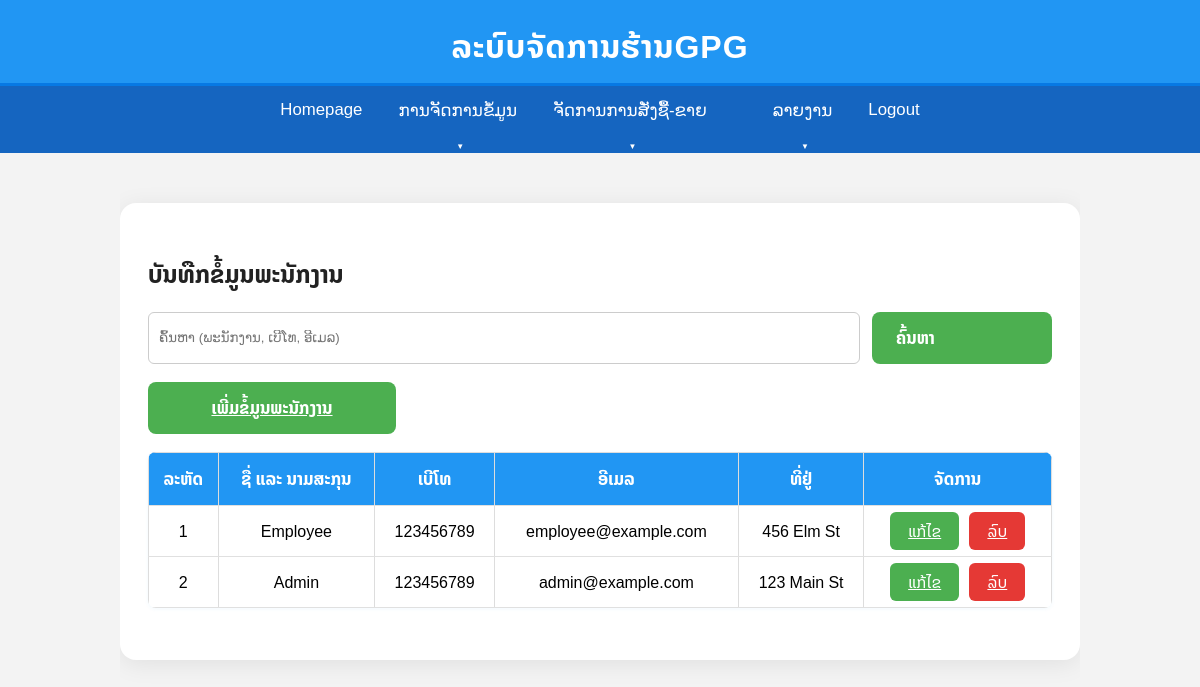
/staff_data.php, run on the app's committed database.
### tables this page shows
CREATE TABLE Employee (
    emp_id INT AUTO_INCREMENT PRIMARY KEY,
    emp_name VARCHAR(255) NOT NULL,
    tel VARCHAR(20),
    password VARCHAR(255) NOT NULL,
    email VARCHAR(255) UNIQUE,
    address TEXT,
    role ENUM('admin', 'employee') NOT NULL DEFAULT 'employee'
);

### staff_data.php (the view, shortened to what this page needs)
<?php
include 'db/connection.php';
$search = isset($_GET['search']) ? $_GET['search'] : '';
$staffList = [];
$sql = "SELECT emp_id, emp_name, tel, email, address FROM Employee WHERE emp_name LIKE CONCAT('%',?,'%') OR tel LIKE CONCAT('%',?,'%') OR email LIKE CONCAT('%',?,'%') ORDER BY emp_id DESC";
$stmt = $conn->prepare($sql);
$stmt->bind_param('sss', $search, $search, $search);
$stmt->execute();
$result = $stmt->get_result();
while ($row = $result->fetch_assoc()) { $staffList[] = $row; }
?>
<!DOCTYPE html>
<html lang="lo">
<head>
    <link rel="stylesheet" href="assets/css/style.css">
</head>
<?php include 'includes/navbar.php'; ?>
<div class="container">
    <div class="dashboard-container">
        <h2 class="dashboard-title" style="margin-bottom: 18px;">ບັນທືກຂໍ້ມູນພະນັກງານ</h2>
        <form method="get" style="display:flex;gap:12px;margin-bottom:18px;">
            <input type="text" name="search" placeholder="ຄົ້ນຫາ (ພະນັກງານ, ເບີໂທ, ອີເມລ)" value="<?php echo htmlspecialchars($search); ?>" style="flex:1;padding:10px;border-radius:6px;border:1px solid #ccc;">
            <button type="submit" class="dashboard-add-btn" style="width:180px;">ຄົ້ນຫາ</button>
        </form>
        <a href="staff_add.php" class="dashboard-add-btn" onclick="window.open('staff_add.php','addstaff','width=600,height=620'); return false;" style="margin-bottom:18px;width:200px;display:inline-block;text-align:center;">ເພີ່ມຂໍ້ມູນພະນັກງານ</a>
        <table class="dashboard-table">
            <thead>
                <tr>
                    <th>ລະຫັດ</th>
                    <th>ຊື່ ແລະ ນາມສະກຸນ</th>
                    <th>ເບີໂທ</th>
                    <th>ອີເມລ</th>
                    <th>ທີ່ຢູ່</th>
                    <th>ຈັດການ</th>
                </tr>
            </thead>
            <tbody id="staffTableBody">
<?php if (empty($staffList)): ?>
    <tr><td colspan="6" style="text-align:center;">ບໍ່ມີຂໍ້ມູນ</td></tr>
<?php else: ?>
<?php foreach ($staffList as $index => $st): ?>
    <tr>
        <td><?php echo $index + 1; ?></td>
        <td><?php echo htmlspecialchars($st['emp_name']); ?></td>
        <td><?php echo htmlspecialchars($st['tel']); ?></td>
        <td><?php echo htmlspecialchars($st['email']); ?></td>
        <td><?php echo htmlspecialchars($st['address']); ?></td>
        <td>
            <a class="dashboard-edit-btn" href="staff_edit.php?id=<?php echo $st['emp_id']; ?>" onclick="window.open(this.href,'editstaff','width=600,height=620'); return false;">ແກ້ໄຂ</a>
            <a class="dashboard-delete-btn" href="staff_delete.php?id=<?php echo $st['emp_id']; ?>" onclick="return confirm('ຢືນຢັນການລົບ?');">ລົບ</a>
        </td>
    </tr>
<?php endforeach; ?>
<?php endif; ?>
</tbody>
        </table>
    </div>
</div>
</html>

### assets/css/style.css (style rules this page uses)
body { font-family: Arial, sans-serif; background-color: #f4f4f4; margin: 0; padding: 0; }
body { background: #f3f3f3; }
.container { width: 80%; margin: auto; overflow: hidden; padding: 20px 0; }
table { width: 100%; border-collapse: collapse; }
th, td { border: 1px solid #ddd; padding: 8px; text-align: left; }
th { background-color: #f2f2f2; }
.dashboard-container { max-width: 950px; margin: 30px auto; background: #fff; border-radius: 16px; box-shadow: 0 4px 24px rgba(0,0,0,0.08); padding: 32px 28px 28px 28px; font-family: 'Noto Sans Lao', Arial, sans-serif; }
.dashboard-title { font-size: 1.5rem; font-weight: 700; color: #222; font-family: 'Noto Sans Lao', Arial, sans-serif; margin-bottom: 12px; }
.dashboard-add-btn { background: #4caf50; color: #fff; border: none; border-radius: 8px; padding: 12px 24px; font-size: 1.05rem; font-family: 'Noto Sans Lao', Arial, sans-serif; font-weight: 600; cursor: pointer; transition: background 0.2s; display: block; width: 200px; text-align: left; }
.dashboard-table { width: 100%; border-collapse: collapse; margin-bottom: 1.5rem; background: #fff; border-radius: 8px; overflow: hidden; box-shadow: 0 1px 4px rgba(33,150,243,0.06); }
.dashboard-table th, .dashboard-table td { padding: 12px 8px; text-align: center; border-bottom: 1px solid #e0e0e0; font-family: 'Noto Sans Lao', Arial, sans-serif; }
.dashboard-table th { background: #2196f3; color: #fff; font-weight: 700; font-size: 1.05rem; }
.dashboard-edit-btn { background: #4caf50; color: #fff; border: none; border-radius: 6px; padding: 6px 18px; font-size: 1rem; cursor: pointer; font-weight: 500; margin-right: 6px; transition: background 0.2s; }
.dashboard-delete-btn { background: #e53935; color: #fff; border: none; border-radius: 6px; padding: 6px 18px; font-size: 1rem; cursor: pointer; font-weight: 500; transition: background 0.2s; }

### data on the page
employee: emp_name "Employee", tel "123456789", email "employee@example.com", address "456 Elm St"
employee: emp_name "Admin", tel "123456789", email "admin@example.com", address "123 Main St"
